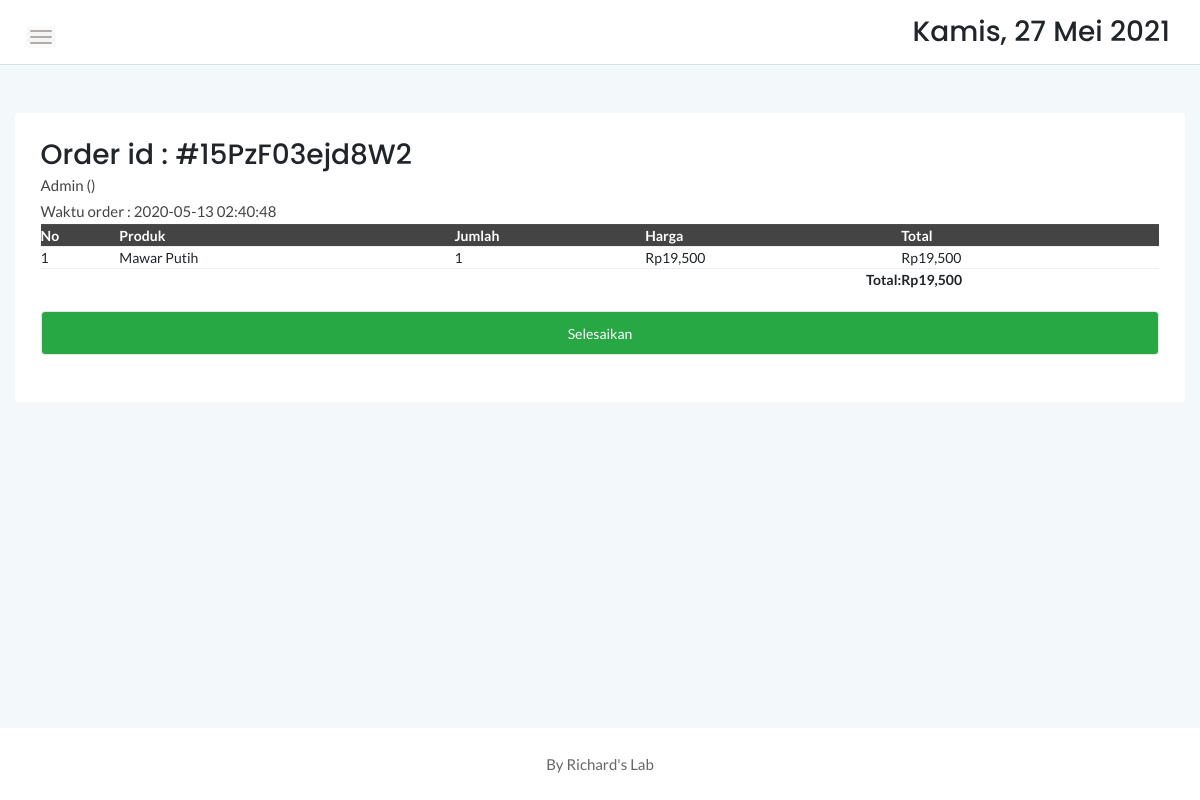
Page /admin/order.php?orderid=15PzF03ejd8W2 on the committed database.
### tables this page shows
CREATE TABLE `cart` (
  `idcart` int(11) NOT NULL,
  `orderid` varchar(100) NOT NULL,
  `userid` int(11) NOT NULL,
  `tglorder` timestamp NOT NULL DEFAULT current_timestamp(),
  `status` varchar(10) NOT NULL DEFAULT 'Cart'
);

CREATE TABLE `detailorder` (
  `detailid` int(11) NOT NULL,
  `orderid` varchar(100) NOT NULL,
  `idproduk` int(11) NOT NULL,
  `qty` int(11) NOT NULL
);

CREATE TABLE `produk` (
  `idproduk` int(11) NOT NULL,
  `idkategori` int(11) NOT NULL,
  `namaproduk` varchar(30) NOT NULL,
  `gambar` varchar(100) NOT NULL,
  `deskripsi` varchar(200) NOT NULL,
  `rate` int(11) NOT NULL,
  `hargabefore` int(11) NOT NULL,
  `hargaafter` int(11) NOT NULL,
  `tgldibuat` timestamp NOT NULL DEFAULT current_timestamp()
);

### admin/order.php (the view, shortened to what this page needs)
<?php
include '../controller/function.php';
$orderids = $_GET['orderid'];
$liatcust = mysqli_query($conn,"select * from login l, cart c where orderid='$orderids' and l.userid=c.userid");
$checkdb = mysqli_fetch_array($liatcust);
?>
<!doctype html>
<html class="no-js" lang="en">
<head>
    <link rel="stylesheet" href="assets/css/bootstrap.min.css">
    <link rel="stylesheet" href="assets/css/font-awesome.min.css">
    <link rel="stylesheet" href="assets/css/themify-icons.css">
    <link rel="stylesheet" href="assets/css/metisMenu.css">
    <link rel="stylesheet" href="assets/css/owl.carousel.min.css">
    <link rel="stylesheet" href="assets/css/slicknav.min.css">
    <link rel="stylesheet" href="https://www.amcharts.com/lib/3/plugins/export/export.css" type="text/css" media="all" />
	<link rel="stylesheet" type="text/css" href="https://cdn.datatables.net/1.10.20/css/jquery.dataTables.min.css">
    <link rel="stylesheet" type="text/css" href="https://cdn.datatables.net/1.10.20/css/jquery.dataTables.css">
    <link rel="stylesheet" type="text/css" href="https://cdn.datatables.net/1.10.20/css/dataTables.bootstrap4.min.css">
    <link rel="stylesheet" type="text/css" href="https://cdn.datatables.net/responsive/2.2.3/css/responsive.bootstrap.min.css">
    <link rel="stylesheet" type="text/css" href="https://cdn.datatables.net/responsive/2.2.3/css/responsive.jqueryui.min.css">
	<link rel="stylesheet" type="text/css" href="https://cdn.datatables.net/buttons/1.5.2/css/buttons.dataTables.min.css">
    <link rel="stylesheet" href="assets/css/typography.css">
    <link rel="stylesheet" href="assets/css/default-css.css">
    <link rel="stylesheet" href="assets/css/styles.css">
    <link rel="stylesheet" href="assets/css/responsive.css">
</head>
<body>
    <div class="page-container">
        <div class="main-content">
            <div class="header-area">
                <div class="row align-items-center">
                    <div class="col-md-6 col-sm-8 clearfix">
                        <div class="nav-btn pull-left">
                            <span></span>
                            <span></span>
                            <span></span>
                        </div>
                    </div>
                    <div class="col-md-6 col-sm-4 clearfix">
                        <ul class="notification-area pull-right">
                            <li><h3><div class="date">
						</b></div></h3>
						</li>
                        </ul>
                    </div>
                </div>
            </div>
            <div class="main-content-inner">
                <div class="row mt-5 mb-5">
                    <div class="col-12">
                        <div class="card">
                            <div class="card-body">
                                <div class="d-sm-flex justify-content-between align-items-center">
									<h3>Order id : #<?php echo $orderids ?></h3>
								</div>
                                   <p><?php echo $checkdb['namalengkap']; ?> (<?php echo $checkdb['alamat']; ?>)</p>
								<p>Waktu order : <?php echo $checkdb['tglorder']; ?></p>
								   <div class="data-tables datatable-dark">
										 <table id="dataTable3" class="display" style="width:100%"><thead class="thead-dark">
											<tr>
												<th>No</th>
												<th>Produk</th>
												<th>Jumlah</th>
												<th>Harga</th>
												<th>Total</th>
											</tr></thead><tbody>
											<?php
											$brgs=mysqli_query($conn,"SELECT * from detailorder d, produk p where orderid='$orderids' and d.idproduk=p.idproduk order by d.idproduk ASC");
											$no=1;
											while($p=mysqli_fetch_array($brgs)){
												$total = $p['qty']*$p['hargaafter'];
												?>
												<tr>
													<td><?php echo $no++ ?></td>
													<td><?php echo $p['namaproduk'] ?></td>
													<td><?php echo $p['qty'] ?></td>
													<td>Rp<?php echo number_format($p['hargaafter']) ?></td>
													<td>Rp<?php echo number_format($total) ?></td>
												</tr>
												<?php
											}
											?>
										</tbody>
										<tfoot>
											<tr>
												<th colspan="4" style="text-align:right">Total:</th>
												<th>Rp<?php
												$result1 = mysqli_query($conn,"SELECT SUM(d.qty*p.hargaafter) AS count FROM detailorder d, produk p where orderid='$orderids' and d.idproduk=p.idproduk order by d.idproduk ASC");
												$cekrow = mysqli_num_rows($result1);
												$row1 = mysqli_fetch_assoc($result1);
												$count = $row1['count'];
												if($cekrow > 0){
													echo number_format($count);
													} else {
														echo 'No data';
													}?></th>
											</tr>
										</tfoot>
										</table>
                                    </div>
									<br>
									<?php
									if($checkdb['status']=='Confirmed'){
										$ambilinfo = mysqli_query($conn,"select * from konfirmasi where orderid='$orderids'");
										while($tarik=mysqli_fetch_array($ambilinfo)){
										$met = $tarik['payment'];
										$namarek = $tarik['namarekening'];
										$tglb = $tarik['tglbayar'];
										echo '
										Informasi Pembayaran
									<div class="data-tables datatable-dark">
									<table id="dataTable2" class="display" style="width:100%"><thead class="thead-dark">
											<tr>
												<th>Metode</th>
												<th>Pemilik Rekening</th>
												<th>Tanggal Pembayaran</th>
											</tr></thead><tbody>
											<tr>
											<td>'.$met.'</td>
											<td>'.$namarek.'</td>
											<td>'.$tglb.'</td>
											</tr>
											</tbody>
										</table>
									</div>
									<br><br>
									<form method="post">
									<input type="submit" name="kirim" class="form-control btn btn-success" value="Kirim" \>
									</form>
									';
									}
									;
									} else {
										echo '
									<form method="post">
									<input type="submit" name="selesai" class="form-control btn btn-success" value="Selesaikan" \>
									</form>
									';
									}
									?>
									<br>
                                </div>
                            </div>
                        </div>
                    </div>
            </div>
        </div>
        <footer>
            <div class="footer-area">
                <p>By Richard's Lab</p>
            </div>
        </footer>
    </div>
</body>
</html>

### admin/assets/css/styles.css (style rules this page uses)
.page-container { width: 100%; height: 100%; min-height: 100vh; padding-left: 280px; -webkit-transition: padding-left 0.3s ease 0s; transition: padding-left 0.3s ease 0s; }
.card { border: none; border-radius: 4px; background-color: #fff; -webkit-transition: all 0.3s ease 0s; transition: all 0.3s ease 0s; }
.card-body { padding: 25.6px; padding: 1.6rem; }
.main-content { width: 100%; background: #F3F8FB; }
.main-content-inner { padding: 0 30px 50px; }
.header-area { padding: 15px 30px; background: #fff; border-bottom: 1px solid #d8e3e7; }
.nav-btn { margin-right: 30px; margin-top: 10px; cursor: pointer; }
.nav-btn span { display: block; width: 22px; height: 2px; background: #b3aaaa; margin: 4px 0; border-radius: 15px; -webkit-transition: all 0.3s ease 0s; transition: all 0.3s ease 0s; box-shadow: 0 0 0 4px rgba(99, 96, 96, 0.03); }
.notification-area { -webkit-user-select: none; -moz-user-select: none; -ms-user-select: none; user-select: none; position: relative; z-index: 1; }
.notification-area li { display: inline-block; margin-left: 20px; cursor: pointer; -webkit-user-select: none; -moz-user-select: none; -ms-user-select: none; user-select: none; }
.footer-area { text-align: center; padding: 23px 0 19px; background: #fff; }
.footer-area p { color: #676666; margin-bottom: 0; }
.btn { padding: 11px 17px; font-size: 13px; letter-spacing: 0; }
.form-control, .form-control:focus { outline: none; box-shadow: none; }
.form-control { font-size: 14px; border: 1px solid rgba(170, 170, 170, .3); padding: 10.72px 12.8px; padding: .67rem .8rem; }
table tr th { border-bottom: none; }
table tr th, table tr td { border-top: 1px solid rgba(120, 130, 140, 0.13) !important; }
.datatable-dark thead { background: #444; color: #fff; }

### admin/assets/css/responsive.css (style rules this page uses)
@media (min-width: 1200px) and (max-width: 1364px) { .main-content-inner { padding: 0 15px 50px; } }
@media (min-width: 1200px) and (max-width: 1364px) { .page-container, .sbar_collapsed.page-container { padding-left: 0; } }

### rows in the picture
detailorder: idproduk.namaproduk "Mawar Putih", qty "1", idproduk.hargaafter "19,500", qty.hargaafter "19,500"

### other values in the picture
$orderids "15PzF03ejd8W2"
$checkdb['namalengkap'] "Admin"
$checkdb['tglorder'] "2020-05-13 02:40:48"
$count "19,500"
